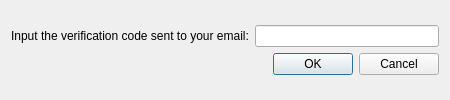
<?xml version="1.0" encoding="UTF-8"?>
<ui version="4.0">
 <class>VerificationDialog</class>
 <widget class="QDialog" name="VerificationDialog">
  <property name="geometry">
   <rect>
    <x>0</x>
    <y>0</y>
    <width>450</width>
    <height>100</height>
   </rect>
  </property>
  <property name="windowTitle">
   <string>Dialog</string>
  </property>
  <layout class="QGridLayout" name="gridLayout">
   <item row="0" column="0">
    <layout class="QVBoxLayout" name="verticalLayout">
     <item>
      <layout class="QHBoxLayout" name="horizontalLayout">
       <item>
        <widget class="QLabel" name="label">
         <property name="text">
          <string>Input the verification code sent to your email:</string>
         </property>
        </widget>
       </item>
       <item>
        <widget class="QLineEdit" name="lineEdit"/>
       </item>
      </layout>
     </item>
     <item>
      <widget class="QDialogButtonBox" name="buttonBox">
       <property name="orientation">
        <enum>Qt::Horizontal</enum>
       </property>
       <property name="standardButtons">
        <set>QDialogButtonBox::Cancel|QDialogButtonBox::Ok</set>
       </property>
      </widget>
     </item>
    </layout>
   </item>
  </layout>
 </widget>
 <resources/>
 <connections>
  <connection>
   <sender>buttonBox</sender>
   <signal>accepted()</signal>
   <receiver>VerificationDialog</receiver>
   <slot>accept()</slot>
   <hints>
    <hint type="sourcelabel">
     <x>248</x>
     <y>254</y>
    </hint>
    <hint type="destinationlabel">
     <x>157</x>
     <y>274</y>
    </hint>
   </hints>
  </connection>
  <connection>
   <sender>buttonBox</sender>
   <signal>rejected()</signal>
   <receiver>VerificationDialog</receiver>
   <slot>reject()</slot>
   <hints>
    <hint type="sourcelabel">
     <x>316</x>
     <y>260</y>
    </hint>
    <hint type="destinationlabel">
     <x>286</x>
     <y>274</y>
    </hint>
   </hints>
  </connection>
 </connections>
</ui>
